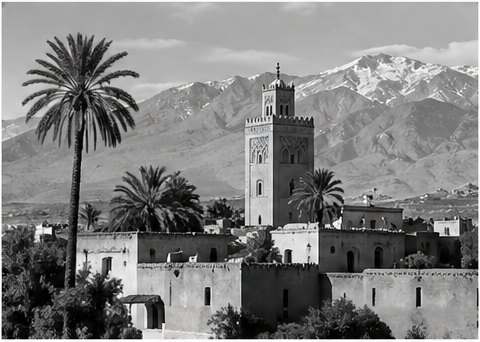
#> input picture seance 3/image.png, 480 x 342 px, found by its file name
$ jupyter execute Tp.ipynb
#> lines starting #> are read from the running program, lines starting #| are printed output that depends on the picture; after the words box and inside, x2 and y2 are one past the last pixel; in counts of white or black regions, pixels touching at a corner belong together
# TP 2 : Histogramme et Seuillage d’Image

### Exercice 1: Étude de l’histogramme
1. Afficher et analyser l’histogramme d’une image donnée.
2. Appliquer un étirement linéaire et comparer l’effet sur le contraste.
3. Appliquer une égalisation d’histogramme et comparer avec l’étirement.

[cell 1]
import cv2
import numpy as np
import matplotlib.pyplot as plt

[cell 2]
image_origine = cv2.imread("image.png", cv2.IMREAD_GRAYSCALE)
#> image_origine: shape (342, 480); min 0, max 255, mean 127

[cell 3]
plt.figure(figsize=(6, 5))
plt.imshow(image_origine, cmap="gray")
plt.title("Image originale")
plt.axis("off")
plt.show()

1. Afficher et analyser l’histogramme d’une image donnée.

[cell 4]
plt.figure(figsize=(8, 4))

plt.hist(image_origine.ravel(), bins=256, range=[0, 256])

plt.title("Histogramme de l'image")
plt.xlabel("Niveau de gris")
plt.ylabel("Nombre de pixels")
plt.show()
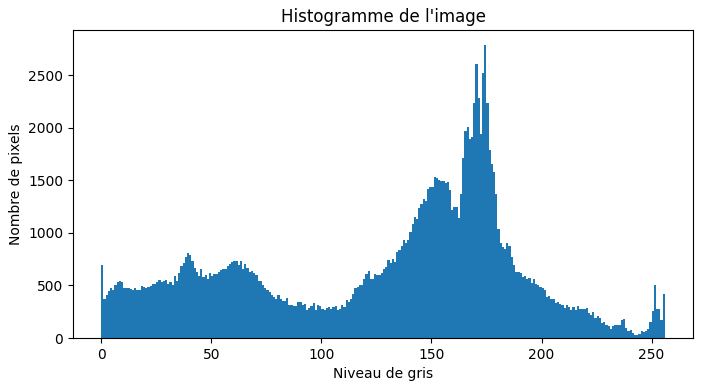
#> figure drawn by matplotlib, 1 panel; tallest bar 2791 high, from x = 174 to 175

2. Appliquer un étirement linéaire et comparer l’effet sur le contraste.

[cell 5]
min_val = np.min(image_origine)
#> min_val = 0
max_val = np.max(image_origine)
#> max_val = 255

stretched = ((image_origine - min_val) / (max_val - min_val) * 255)

stretched = stretched.astype(np.uint8)

[cell 6]
plt.figure(figsize=(12, 4))

plt.subplot(1, 2, 1)
plt.imshow(image_origine, cmap="gray")
plt.title("Image originale")
plt.axis("off")

plt.subplot(1, 2, 2)
plt.imshow(stretched, cmap="gray")
plt.title("Après étirement linéaire")
plt.axis("off")

plt.show()
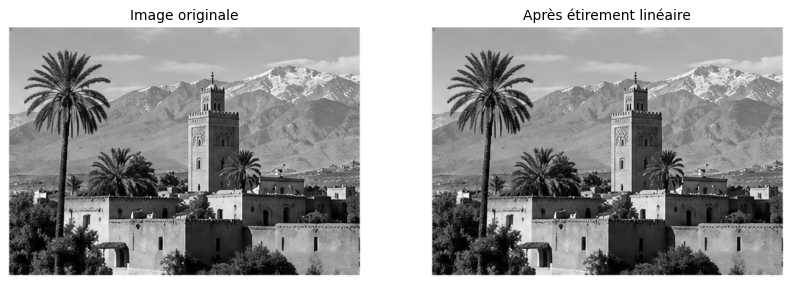
#> figure drawn by matplotlib, 2 panels

[cell 7]
plt.figure(figsize=(12, 4))

plt.subplot(1, 2, 1)
plt.hist(image_origine.ravel(), bins=256, range=[0, 256])
plt.title("Histogramme original")

plt.subplot(1, 2, 2)
plt.hist(stretched.ravel(), bins=256, range=[0, 256])
plt.title("Histogramme après étirement")

plt.show()
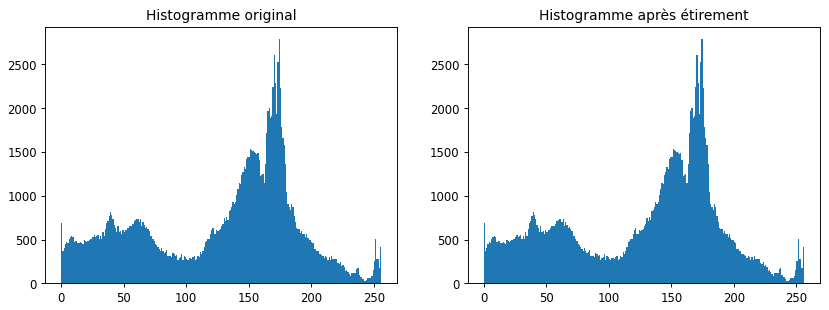
#> figure drawn by matplotlib, 2 panels; panel 1: tallest bar 2791 high, from x = 174 to 175; panel 2: tallest bar 2791 high, from x = 174 to 175

3. Égalisation de l'histogramme

[cell 8]
equalized = cv2.equalizeHist(image_origine)
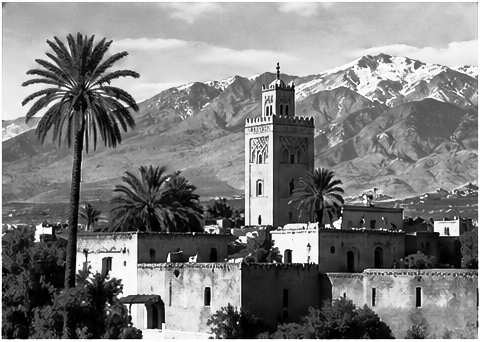
#> equalized: shape (342, 480); min 0, max 255, mean 127.7

[cell 9]
plt.figure(figsize=(12, 4))

plt.subplot(1, 2, 1)
plt.imshow(image_origine, cmap="gray")
plt.title("Image originale")
plt.axis("off")

plt.subplot(1, 2, 2)
plt.imshow(equalized, cmap="gray")
plt.title("Égalisation de l'histogramme")
plt.axis("off")

plt.show()

[cell 10]
plt.figure(figsize=(12, 4))

plt.subplot(1, 2, 1)
plt.hist(image_origine.ravel(), bins=256, range=[0, 256])
plt.title("Original")

plt.subplot(1, 2, 2)
plt.hist(equalized.ravel(), bins=256, range=[0, 256])
plt.title("Après égalisation")

plt.show()
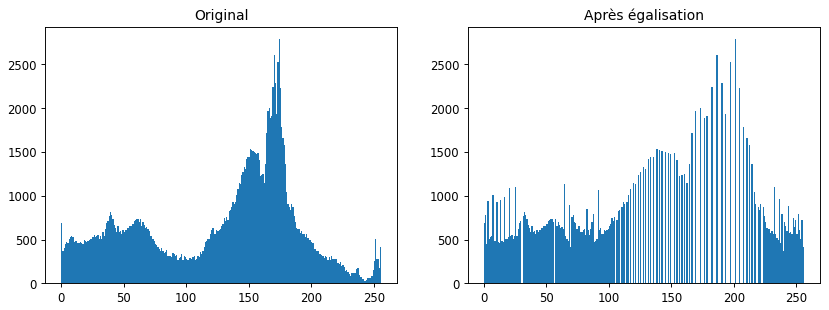
#> figure drawn by matplotlib, 2 panels; panel 1: tallest bar 2791 high, from x = 174 to 175; panel 2: tallest bar 2791 high, from x = 201 to 202

#### Différence
##### Étirement linéaire :
- étend les niveaux existants ;
- simple ;
- intéressant lorsque l'image a un contraste faible mais relativement uniforme.
##### Égalisation :
- redistribue les niveaux de gris ;
- peut améliorer davantage certaines images ;
- peut cependant amplifier le bruit.

## Exercice 2 : Seuillage
1. Effectuer un seuillage global fixe et observer le résultat.
2. Appliquer le seuillage automatique d’Otsu et comparer avec le global.
3. Appliquer le seuillage adaptatif (moyenne et gaussien) et observer les différences.

[cell 11]
T = 127

_, threshold_global = cv2.threshold(
    image_origine,
    T,
    255,
    cv2.THRESH_BINARY
)
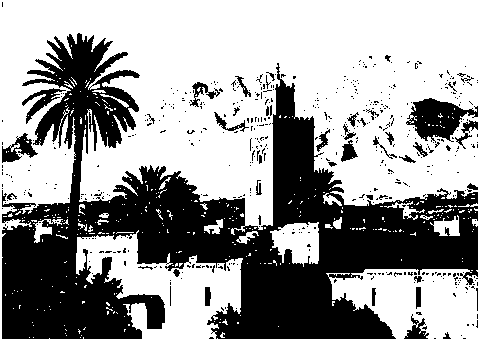
#> threshold_global: shape (342, 480); 60.9% white; 521 black regions (479 under 20 px), largest, box (x1, y1, x2, y2) and area: (2, 33, 478, 339) 57407, (406, 98, 478, 143) 1692, (2, 133, 38, 163) 476

[cell 12]
plt.figure(figsize=(10, 4))

plt.subplot(1, 2, 1)
plt.imshow(image_origine, cmap="gray")
plt.title("Image originale")
plt.axis("off")

plt.subplot(1, 2, 2)
plt.imshow(threshold_global, cmap="gray")
plt.title("Seuillage global T=127")
plt.axis("off")

plt.show()

### 2. Seuillage automatique d'Otsu

[cell 13]
T_otsu, threshold_otsu = cv2.threshold(
    image_origine,
    0,
    255,
    cv2.THRESH_BINARY + cv2.THRESH_OTSU
)
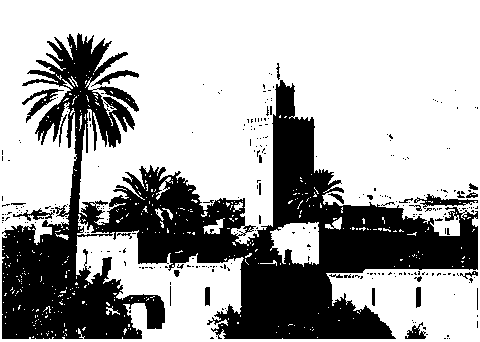
#> threshold_otsu: shape (342, 480); 66.9% white; 276 black regions (248 under 20 px), largest, box (x1, y1, x2, y2) and area: (2, 33, 478, 339) 51417, (22, 89, 64, 123) 362, (414, 194, 478, 209) 340
#> T_otsu = 107

print("Seuil choisi par Otsu :", T_otsu)
#| Seuil choisi par Otsu : 107.0
